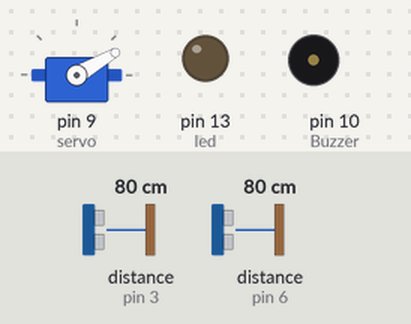
A sketch run on a simulated Arduino Uno, built with avr-gcc and run on an emulated ATmega328P. On the bench: servo, output pins drawn as LEDs (lit = HIGH), buzzer (waves = sounding, pin HIGH). Wiring (inferred from the names in the program): 2 × ultrasonic range finder: trigger pin 2, echo pin 3 / trigger pin 7, echo pin 6. The inputs (shaded band) are chosen by the test bench; at power-on: distance to the obstacle (sensors on pin 3, pin 6) 80 cm. The echo pulse lasts 58.3 µs per cm; pins used as bus, display or sensor lines are not drawn; what the sketch prints to the serial monitor is not drawn.

Above: at 1.4 s.
1.5 s: distance to the obstacle (sensor on pin 3) set to 17 cm
3.0 s: distance to the obstacle (sensor on pin 3) set to 14 cm
At 4.0 s:
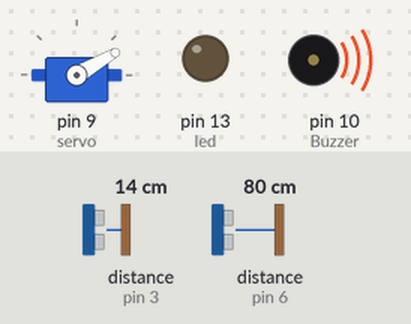
Timing chart, 0 to 6.0 s (numbered marks = the images above; inputs shaded):
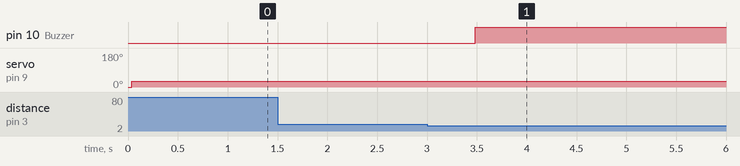

Measured:
- the behaviour switches between 16 and 15 cm on distance to the obstacle (sensor on pin 3) (found by bisection; images 0 and 1)
- after the input at 1.5 s, every drawn part: stays the same
- after the input at 3.0 s, pin 10 (Buzzer): LOW → HIGH after 0.48 s

The sketch:

Automated_bin.ino
```cpp
#include <Servo.h>

#define trigPin 7
#define echoPin 6
#define trigPin1 2
#define echoPin1 3
#define servo 9
#define led 13
#define Buzzer 10


Servo binservo;
int position = 0;

long duration;
float distance;

void setup(){
binservo.attach(servo);
pinMode(trigPin, OUTPUT);
pinMode(echoPin, INPUT);
pinMode(trigPin1, OUTPUT);
pinMode(echoPin1, INPUT);
pinMode(led, OUTPUT);;
binservo.write(position);
pinMode(Buzzer, OUTPUT);
Serial.begin(9600);
while (! Serial);
Serial.println("Speed 0 to 255");
Serial.println("But use to 50 255 because minimum V required to start the motor is 50 ");


}
void loop(){
Serial.begin(9600);
digitalWrite(trigPin, LOW);
delayMicroseconds(2);
digitalWrite(trigPin, HIGH);
delayMicroseconds(10);
digitalWrite(trigPin, LOW);


duration = pulseIn(echoPin, HIGH);
distance = 0.03423*(duration/2);

if (distance<= 15)
{
  digitalWrite(led, HIGH);
  binservo.write(180);
  delay(1500);
}else {
   digitalWrite(led, LOW);
  binservo.write(30);
  delay(10);
}
 delay(300);


  Serial.begin(9600);
  digitalWrite(trigPin1, LOW);
  delayMicroseconds(2);
  digitalWrite(trigPin1, HIGH);
  delayMicroseconds(10);
  digitalWrite(trigPin1, LOW);

  duration = pulseIn(echoPin1, HIGH);
  distance = 0.03423*(duration/2);
  if (distance <= 15) {
    digitalWrite(Buzzer, HIGH);
    delay(5000);
  } else {
    digitalWrite(Buzzer, LOW);
    delay(10);
  }
  delay(300);
}
```
